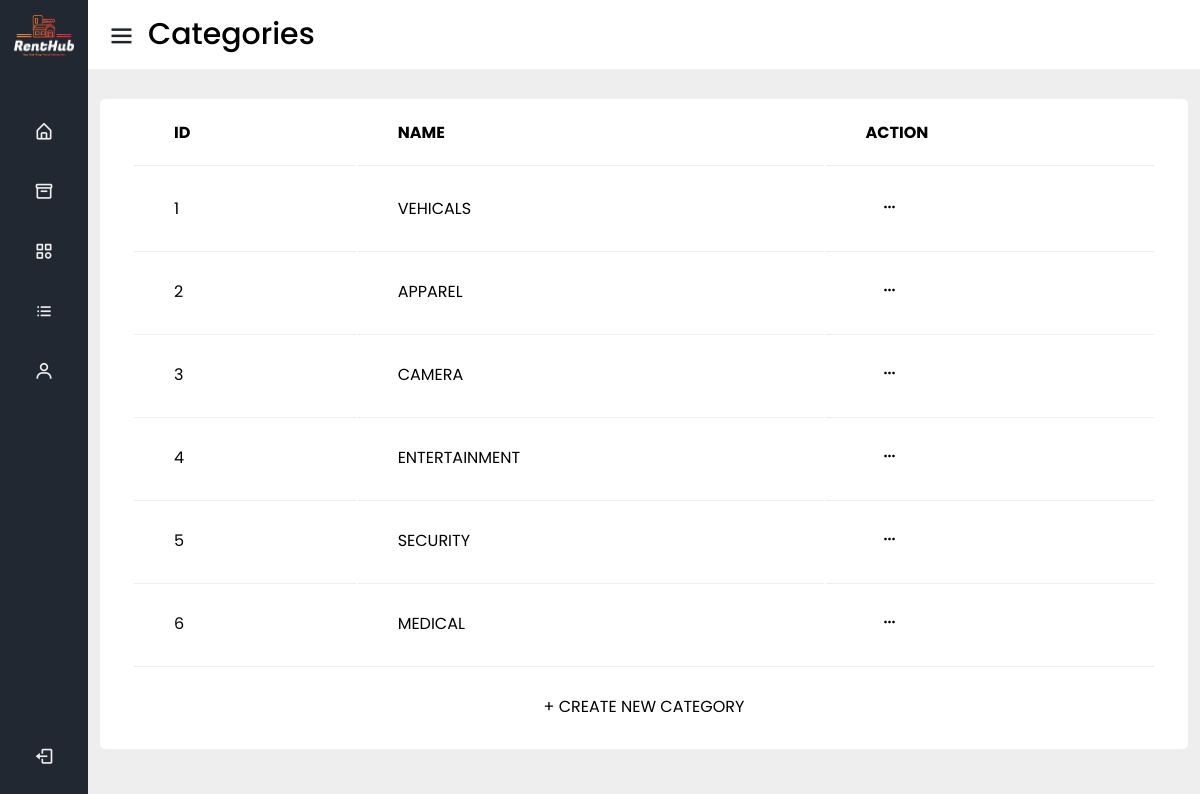
The page /categories.php?view on the database its author committed.
### tables this page shows
CREATE TABLE `categories` (
  `category_id` int(11) NOT NULL,
  `category_name` varchar(100) NOT NULL
);

### includes/categories_view.php (the view)
<table>
    <thead>
        <tr>
            <th>ID</th>
            <th>Name</th>
            <th>Action</th>
        </tr>
    </thead>
    <tbody>
        <?php
            include("includes/connection.php");
            $sql_select_categories = "SELECT * FROM `categories`;";
            $result_categories = mysqli_query($conn, $sql_select_categories);
            if (mysqli_num_rows($result_categories) > 0) {
                while ($category = mysqli_fetch_assoc($result_categories)) {
                    $category_id = $category['category_id'];
                    $category_name = $category['category_name'];
                    echo "<tr>
                            <td>$category_id</td>
                            <td>$category_name</td>
                            <td>
                                <div class='dropdown'>
                                    <a class='nav-link dropdown-toggle nav-center' href='#' id='navbarDarkDropdownMenuLink' role='button' data-bs-toggle='dropdown' aria-expanded='false'>
                                        <i class='bx bx-dots-horizontal-rounded'></i>
                                    </a>
                                    <div class='dropdown-menu' aria-labelledby='navbarDarkDropdownMenuLink'>
                                        <a class='dropdown-item' href='#'>Edit</a>
                                        <a class='dropdown-item' href='#'>Delete</a>
                                    </div>
                                </div>
                            </td>
                        </tr>";
                }
            }
        ?>
        <tr>
            <td colspan=3><a href="categories.php?insert">+ Create New Category</a></td>
        </tr>
    </tbody>
</table>

### categories.php (shortened to what this page needs)
<!DOCTYPE html>
<html lang="en">
<!DOCTYPE html>
<html lang="en">
<head>
    <link href='https://unpkg.com/boxicons@2.1.1/css/boxicons.min.css' rel='stylesheet'>
    <link href="https://cdn.jsdelivr.net/npm/bootstrap@5.0.0/dist/css/bootstrap.min.css" rel="stylesheet">
    <link rel="stylesheet" href="categories.css">
</head>
<body>
    <nav class="sidebar close">
        <header>
            <div class="image-text">
                <span class="image">
                    <img src="../icons/white.png" alt="">
                </span>
            </div>
            <i class='bx bx-menu toggle'></i>
        </header>
        <div class="menu-bar">
            <div class="menu">
                <ul class="menu-links">
                    <li class="nav-link">
                        <a href="index.php">
                            <i class='bx bx-home-alt icon' ></i>
                        </a>
                    </li>
                    <li class="nav-link">
                        <a href="products.php?view">
                            <i class='bx bx-box icon' ></i>
                        </a>
                    </li>
                    <li class="nav-link">
                        <a href="categories.php?view">
                        <i class='bx bx-category icon' ></i>
                        </a>
                    </li>
                    <li class="nav-link">
                        <a href="orders.php">
                            <i class='bx bx-list-ul icon' ></i>
                        </a>
                    </li>
                    <li class="nav-link">
                        <a href="users.php">
                        <i class='bx bx-user icon' ></i>
                        </a>
                    </li>
                </ul>
            </div>
            <div class="bottom-content">
                <li class="">
                    <a href="#">
                        <i class='bx bx-log-out icon' ></i>
                    </a>
                </li>
            </div>
        </div>
    </nav>
    <section class="home">
        <div class="header"> Categories</div>
        <div class="container">
            <div class="row" id="main">
                <?php
                    if(isset($_GET['view'])) {
                        include('includes/categories_view.php');
                    }
                ?>
            </div>
        </div>
    </section>
</body>
</html>

### categories.css (style rules this page uses)
* { margin: 0; padding: 0; box-sizing: border-box; font-family: 'Poppins', sans-serif; }
body { min-height: 100vh; background-color: #EEEEEE; transition: all 0.3s ease; }
.sidebar { position: fixed; top: 0; left: 0; height: 100%; width: 240px; padding: 10px 14px; background: #222831; transition: all 0.3s ease; z-index: 100; }
.sidebar.close { width: 88px; }
.sidebar header { position: relative; padding-top: 5px; }
.sidebar header .image-text { display: flex; align-items: center; }
.sidebar header .image { min-width: 70px; display: flex; align-items: center; justify-content: center; }
.sidebar header .image img { width: 60px; margin-left: -10px; }
.sidebar header .toggle { position: absolute; top: 30%; right: -60px; height: 25px; width: 25px; display: flex; align-items: center; justify-content: center; font-size: 30px; cursor: pointer; transition: all 0.3s ease; }
.sidebar ul { padding: 0; }
.sidebar li { height: 50px; list-style: none; display: flex; align-items: center; margin-top: 10px; padding: 0; }
.sidebar .icon { min-width: 60px; display: flex; align-items: center; justify-content: center; font-size: 20px; }
.sidebar .text, .sidebar .icon { color: #EEEEEE; transition: all 0.3s ease; }
.sidebar .menu { margin-top: 40px; }
.sidebar li a { list-style: none; background-color: transparent; display: flex; align-items: center; height: 100%; width: 100%; border-radius: 6px; text-decoration: none; transition: all 0.3s ease; }
.sidebar .menu-bar { height: calc(100% - 55px); display: flex; flex-direction: column; justify-content: space-between; overflow-y: scroll; }
.home { position: absolute; top: 0; top: 0; left: 240px; height: 100vh; width: calc(100% - 240px); background-color: #EEEEEE; transition: all 0.3s ease; }
.home .header { font-size: 30px; font-weight: 500; color: black; padding: 12px 60px; background-color: #FFF; }
.sidebar.close ~ .home { left: 88px; height: 100vh; width: calc(100% - 88px); }
.home .container { width: 100%; color: #FFFFFF; height: calc(100vh - 99px); margin-top: 30px; }
.home .container #main { background: #FFF; color: #000; text-transform: uppercase; border-radius: 5px; width: 100%; max-height: calc(100% - 30px); overflow: scroll; align-content: flex-start; padding: 0 20px; position: relative; margin: 0; }
.home .container #main table { border-collapse: separate; }
.home .container #main table td, .home .container #main table th { padding: 20px 40px; }
.dropdown-toggle::after { content: none; }
tbody tr td i { color:#000; }
tbody tr:last-child { position: sticky; bottom: 0; background: #FFF; text-align: center; z-index: 2; }
tbody tr:last-child td a { text-decoration: none; color: black; }
thead tr { position: sticky; top: 0; background: #FFF; z-index: 1; }
thead tr th { border-bottom: 1px solid #EEEEEE; }
tbody tr td { border-top: 1px solid #EEEEEE; height: 81px; }
tbody tr:first-child td { border-top: none; }

### rows shown on the page
categories: category_id "1", category_name "VEHICALS"
categories: category_id "2", category_name "APPAREL"
categories: category_id "3", category_name "CAMERA"
categories: category_id "4", category_name "ENTERTAINMENT"
categories: category_id "5", category_name "SECURITY"
categories: category_id "6", category_name "MEDICAL"
